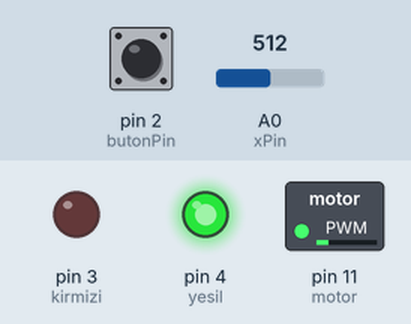
This sketch was run on a simulated Arduino Uno, built with avr-gcc and run on an emulated ATmega328P. On the bench: switched loads named in the sketch (green lamp = pin HIGH), output pins drawn as LEDs (lit = HIGH). Inputs (shaded band) come from the test bench; at power-on: A0 (xPin) = 512, pin 2 (butonPin) HIGH.

Above: at 1.2 s.
1.3 s: A0 (xPin) set to 716
At 1.8 s:
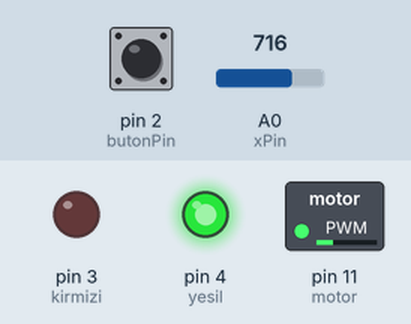
2.8 s: pin 2 (butonPin) pulled LOW for 0.15 s
At 2.87 s:
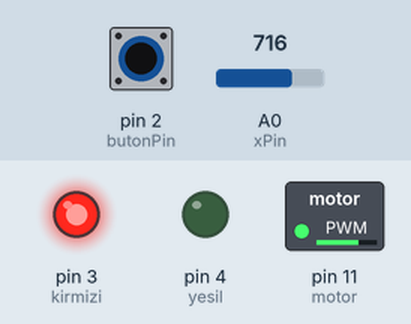
4.4 s: A0 (xPin) set to 0
At 5.3 s:
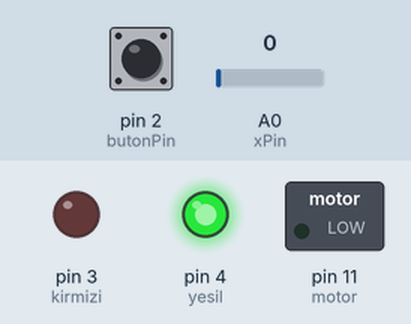
5.9 s: pin 2 (butonPin) pulled LOW for 1 s
At 6.5 s:
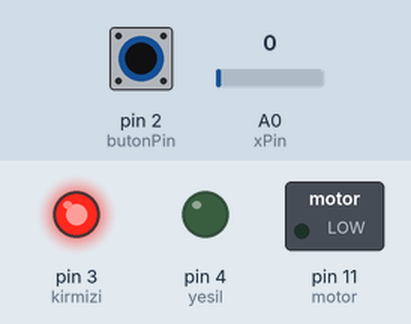
8.4 s: pin 2 (butonPin) pulled LOW for 3.2 s
At 12.0 s:
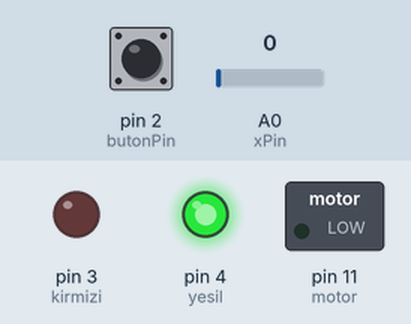
Timing chart, 0 to 13.5 s (numbered marks = the images above; inputs shaded):
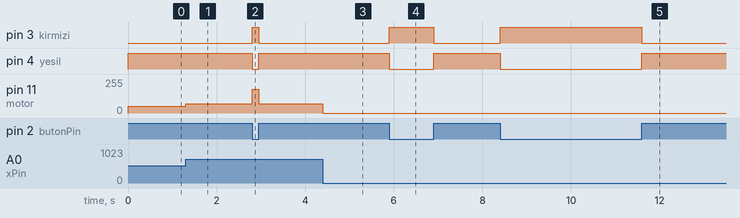

Measured:
- after the input at 1.3 s, pin 11 (motor): 50/255 → 69/255 at once
- after the input at 2.8 s, pin 3 (kirmizi): LOW → HIGH at once, → LOW 0.15 s later; pin 4 (yesil): HIGH → LOW at once, → HIGH 0.15 s later; pin 11 (motor): 69/255 → 178/255 at once, → 69/255 0.15 s later
- after the input at 4.4 s, pin 11 (motor): 69/255 → 0/255 at once
- after the input at 5.9 s, pin 3 (kirmizi): LOW → HIGH at once, → LOW 1.0 s later; pin 4 (yesil): HIGH → LOW at once, → HIGH 1.0 s later
- after the input at 8.4 s, pin 3 (kirmizi): LOW → HIGH at once, → LOW 3.2 s later; pin 4 (yesil): HIGH → LOW at once, → HIGH 3.2 s later

The sketch:

motor_kontroller.ino
```cpp
const int motor = 11; // motor için pin tanımla
const int pot = A3; // potansiyometre için pin tanımla
int xPin = A0; // joystickin x-ekseni için pin tanımla
int butonPin = 2; // joystickin butonu için pin tanımla
int xPozisyon; // joystickin x-pozisyonunu saklamak için bir değişken bildir
int butonDurum; // joystickin buton durumunu saklamak için bir değişken bildir
int kirmizi=3; // kırmızı LED için pin tanımla
int yesil=4; // yeşil LED için pin tanımla
void setup()
{
pinMode(motor, OUTPUT); // motor pinini çıkış olarak ayarla
pinMode(kirmizi,OUTPUT); // kırmızı LED pinini çıkış olarak ayarla
pinMode(yesil,OUTPUT); // yeşil LED pinini çıkış olarak ayarla
Serial.begin(9600); // seri haberleşme başlat
pinMode(xPin, INPUT); // x-ekseni pinini giriş olarak ayarla
pinMode(butonPin, INPUT_PULLUP); // buton pinini giriş ve yukarı çekme direnci olarak ayarla
}

void loop()
{
xPozisyon = analogRead(xPin); // x-ekseni pininden analog değer oku ve xPozisyon değişkenine ata
butonDurum = digitalRead(butonPin); // buton pininden dijital değer oku ve butonDurum değişkenine ata
  int reading = xPozisyon;  // okunan değeri reading değişkenine ata
  int spd = map(reading, 0, 1023, 0, 100); // reading değerini 0-1023 aralığından 0-100 aralığına eşleştir ve spd değişkenine ata
  int spd_1=map(reading,0,1023,0,255); // reading değerini 0-1023 aralığından 0-255 aralığına eşleştir ve spd_1 değişkenine ata
  if(butonDurum==1) // eğer buton durumu 1 ise (yani basılmamış ise)
  {
  analogWrite(motor, spd); // motor pinine spd değerinde analog sinyal gönder (motor hızını ayarla)
  digitalWrite(yesil,1); // yeşil LED'i yak
  digitalWrite(kirmizi,0); // kırmızı LED'i söndür
  }
  else // eğer buton durumu 0 ise (yani basılı ise)
  {
  analogWrite(motor, spd_1); // motor pinine spd_1 değerinde analog sinyal gönder (motor hızını ayarla)
  digitalWrite(kirmizi,1); // kırmızı LED'i yak
  digitalWrite(yesil,0); // yeşil LED'i söndür
  }
}
```
